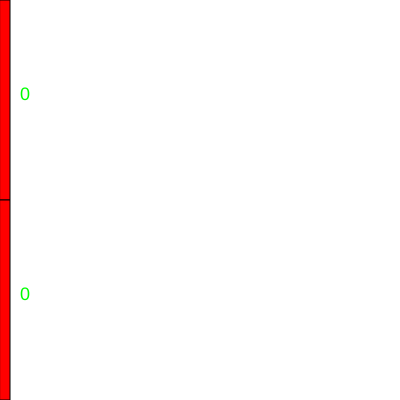
Frame 1 (no input)
Frame 60 (no input): identical to frame 1, image omitted
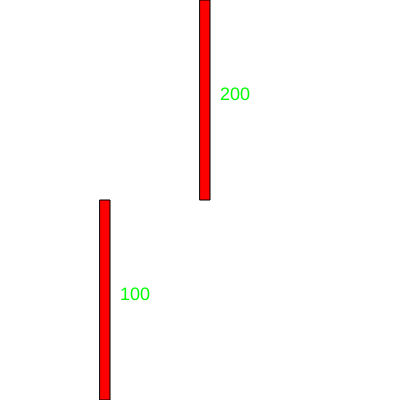
Frame 120 (the mouse pressed at the canvas centre since frame 60)

The p5.js sketch that drew these frames (run headless with seeded random() and noise() and a simulated clock; from frame 60 on, the mouse is pressed at the canvas centre):

// p5.js sketch
// ── sketch.js
let x;
let xReverse;

function setup() {
  createCanvas(400, 400);
  textSize(18);
}

function draw() {
  background(255);

  x = mouseX;
  xReverse = map(mouseX, 0, 400, 0, 200);

  fill(255, 0, 0);
  rect(x, 0, 10, 200);
  rect(xReverse, 200, 10, 200);

  fill(0, 255, 0)
  text(x, x+20, 100);
  text(xReverse, xReverse+20, 300);
}
